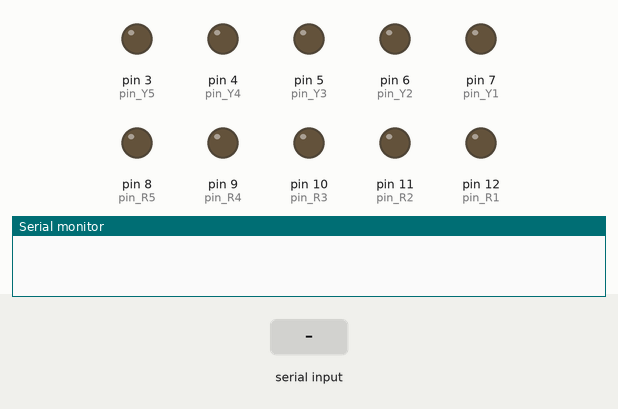
Recording of a sketch running on a simulated Arduino Uno, built with avr-gcc and run on an emulated ATmega328P. On the bench: output pins drawn as LEDs (lit = HIGH), the last lines printed to the serial monitor. The test bench sets the inputs (shaded band).

Above: at 1.2 s.
1.3 s: "1" received over Serial
At 1.7 s:
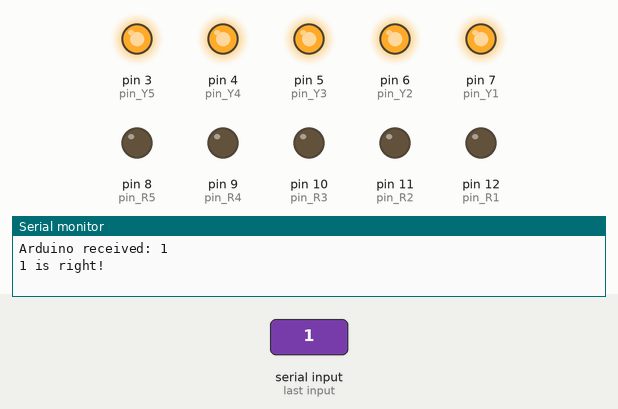
3.3 s: "0" received over Serial
At 3.7 s:
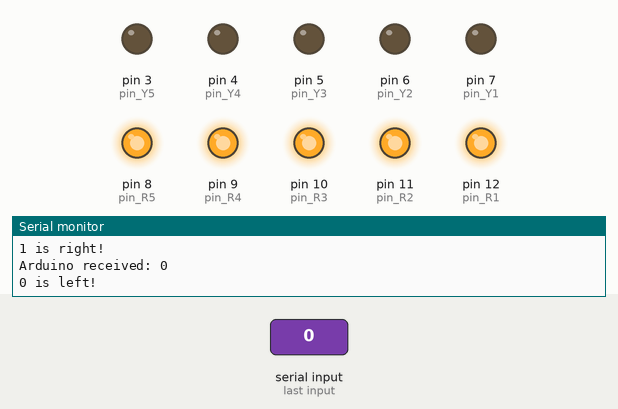
Timing chart, 0 to 6.3 s (numbered marks = the images above; inputs shaded):
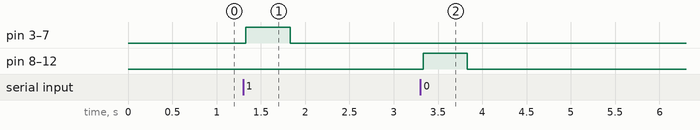

Measured:
- after the input at 1.3 s, pin 3 (pin_Y5), pin 4 (pin_Y4), pin 5 (pin_Y3), pin 6 (pin_Y2), pin 7 (pin_Y1): LOW → HIGH at once, → LOW 0.50 s later
- after the input at 3.3 s, pin 8 (pin_R5), pin 9 (pin_R4), pin 10 (pin_R3), pin 11 (pin_R2), pin 12 (pin_R1): LOW → HIGH at once, → LOW 0.50 s later

The sketch:

receive_from_python.ino
```cpp
String readString;

int pin_R1 = 12;
int pin_R2 = 11;
int pin_R3 = 10;
int pin_R4 = 9;
int pin_R5 = 8;
int pin_Y1 = 7;
int pin_Y2 = 6;
int pin_Y3 = 5;
int pin_Y4 = 4;
int pin_Y5 = 3;
long dir = 1;
// 0 is left, 1 is right


void setup() {
  // put your setup code here, to run once:

  Serial.begin(9600);

  pinMode(pin_R1, OUTPUT);
  pinMode(pin_R2, OUTPUT);
  pinMode(pin_R3, OUTPUT);
  pinMode(pin_R4, OUTPUT);
  pinMode(pin_R5, OUTPUT);
  pinMode(pin_Y1, OUTPUT);
  pinMode(pin_Y2, OUTPUT);
  pinMode(pin_Y3, OUTPUT);
  pinMode(pin_Y4, OUTPUT);
  pinMode(pin_Y5, OUTPUT);

}

void loop()
{
  while (!Serial.available()) {} // wait for data to arrive
  // serial read section
  while (Serial.available())
  {
    delay(30);  //delay to allow buffer to fill
    if (Serial.available() >0)
    {
      char c = Serial.read();  //gets one byte from serial buffer
      readString = c; //makes the string readString
    }

  }
    if (readString.length() >0)
  {
    Serial.print("Arduino received: ");
    Serial.println(readString); //see what was received
    if (readString == "1"){
        Serial.println("1 is right!");
        digitalWrite(pin_Y1, HIGH);
        digitalWrite(pin_Y2, HIGH);
        digitalWrite(pin_Y3, HIGH);
        digitalWrite(pin_Y4, HIGH);
        digitalWrite(pin_Y5, HIGH);
        delay(500);
        digitalWrite(pin_Y1, LOW);
        digitalWrite(pin_Y2, LOW);
        digitalWrite(pin_Y3, LOW);
        digitalWrite(pin_Y4, LOW);
        digitalWrite(pin_Y5, LOW);
        delay(500);

      }
    else if (readString == "0"){
        Serial.println("0 is left!");
        digitalWrite(pin_R1, HIGH);
        digitalWrite(pin_R2, HIGH);
        digitalWrite(pin_R3, HIGH);
        digitalWrite(pin_R4, HIGH);
        digitalWrite(pin_R5, HIGH);
        delay(500);
        digitalWrite(pin_R1, LOW);
        digitalWrite(pin_R2, LOW);
        digitalWrite(pin_R3, LOW);
        digitalWrite(pin_R4, LOW);
        digitalWrite(pin_R5, LOW);
        delay(500);

      }

  }

  delay(500);
  Serial.flush();

}
```
